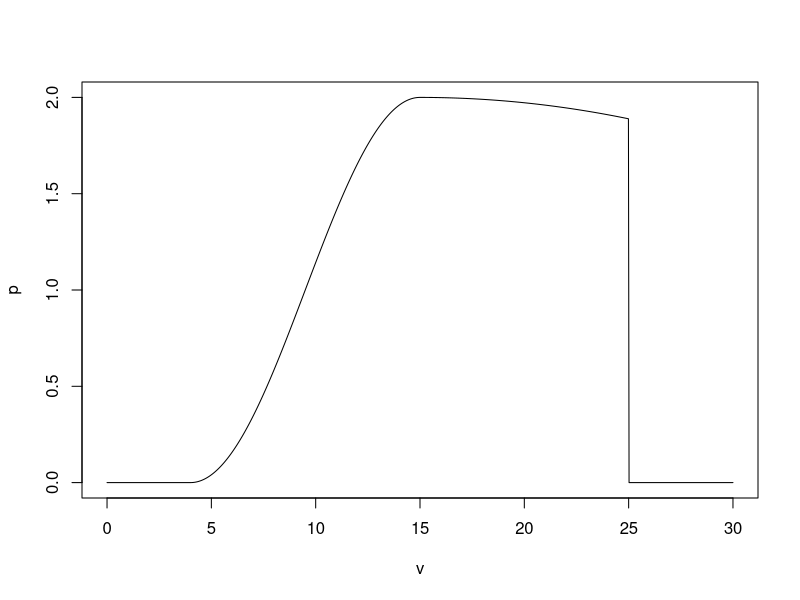

The R script that drew this image: (Note: this script raises an error after producing the figure.)
power <- function(v){
  p = rep(0, length(v))
  p[4<v] = cos(v[4<v]*pi/11 + 7*pi/11) + 1
  p[15<v] = 7/4 + v[15<v]/30 - (v[15<v]^2)/900
  p[25<v] = 0
  return(p)
}
v = seq(0,30,length.out = 1001)
p = power(v)
plot(v,p, 'l')
lines(v, 10*dgamma(v, shape=alpha, rate=beta))
plot(v, dgamma(v, shape=alpha, rate=beta) * p, 'l')
lines(v, dgamma(v-4, 4, 0.35))
# a
alpha = 1.08
beta = 1/10.5
prob_p_greater_0 = pgamma(25, shape=alpha, rate=beta)- pgamma(4, shape=alpha, rate=beta)

# b
N = 100000
v_sample = rgamma(N, shape=alpha, rate=beta)
p_sample = power(v_sample)
mean_p_sample =mean(p_sample)
std_p_sample = sd(p_sample)
approx_95_conf_int = mean_p_sample + 1.96*std_p_sample/sqrt(N)*c(-1,1)
mean_p_sample
approx_95_conf_int
hist(p_sample, breaks=40)

# c
# indicator f=gamma(4,0.35)
# integral ~= mean(  p*v/f  )
indicator_sample = runif(N, 4, 25)
p_indi = power(indicator_sample)
f_indi = dgamma(indicator_sample, shape=alpha, rate=beta)
g_indi = dunif(indicator_sample, 4, 25)
power_sample = p_indi * f_indi / g_indi
imp_sample_mean = mean(power_sample)
imp_sample_std = sd(power_sample)
imp_sample_approx_95_conf_int = imp_sample_mean + 1.96*imp_sample_std/sqrt(N)*c(-1,1)
imp_sample_mean
imp_sample_approx_95_conf_int

# var = E(x^2)-E(x)^2
power_sample_pow2 = p_indi^2 * f_indi / g_indi
mean_power_sample_pow2 = mean(power_sample_pow2)
imp_sample_variance = mean_power_sample_pow2 - imp_sample_mean^2
  
  
  
  